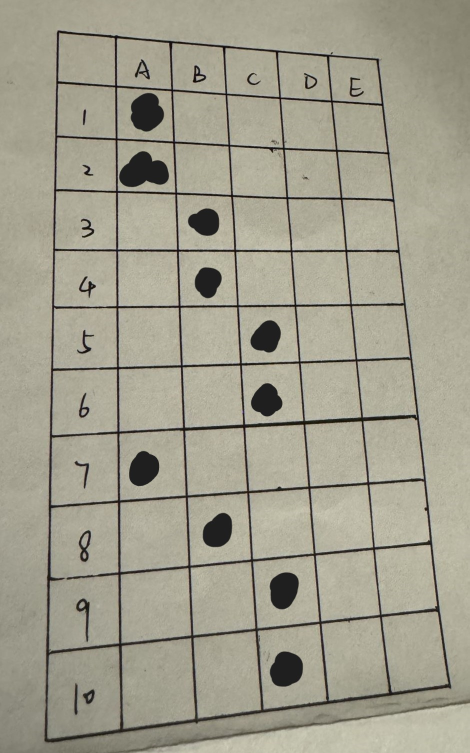
#> input picture project/test2.jpg, 939 x 1506 px, given in place of test4.jpg, which was not available (shown at 1/2 size)
$ python table_recognizing.py   (older library calls are emulated)
#> lines starting #> are read from the running program, lines starting #| are printed output that depends on the picture; after the words box and inside, x2 and y2 are one past the last pixel; in counts of white or black regions, pixels touching at a corner belong together; pictures that were not available may be replaced by others from this repository, and a replacement may not be noted
import cv2
import numpy as np
import math

def GetOutline(img):
    # 预处理，找图像边缘
    imgGray = cv2.cvtColor(img, cv2.COLOR_BGR2GRAY)
    ratio = 750 / img.shape[0]
    imgGray = cv2.resize(imgGray,(0,0),fx=ratio,fy=ratio)
    imgGray = cv2.GaussianBlur(imgGray,(3,3),sigmaX=4)
    binary = cv2.adaptiveThreshold(~imgGray, 255, cv2.ADAPTIVE_THRESH_GAUSSIAN_C, cv2.THRESH_BINARY, 35, -5)
    imgEdge = cv2.Canny(binary,50,200)


    # 提取轮廓
    contours,_ = cv2.findContours(imgEdge,cv2.RETR_EXTERNAL,cv2.CHAIN_APPROX_SIMPLE)
    # 对轮廓面积进行排序，面积最大的一定是纸张的轮廓
    contours = sorted(contours,key=cv2.contourArea,reverse=True)
    cv2.drawContours(imgGray,contours,0,(0,0,255),2)

#     cv2.imshow("1",imgGray)
#     cv2.waitKey(0)

    return np.array(contours[0]/ratio,dtype=np.int)

def GetQuadPoint(outline):
    # 获取顶点
    epsilon = 0.01 * cv2.arcLength(outline,True)
    cntApprox = cv2.approxPolyDP(outline,epsilon,closed=True)

    # 区分四个顶点位置，存放顺序从左上角开始，逆时针
    # 按照 x 方向的大小对四个点排序
    cntApprrox = sorted(cntApprox,key=lambda point:point[0][0])

    # 左边两点的高低
    if cntApprox[0][0][1] > cntApprox[1][0][1]:
        temp = list(cntApprox[0][0])
        cntApprox[0][0] = list(cntApprox[1][0])
        cntApprox[1][0] = temp

    # 右边两点的高低
    if cntApprox[2][0][1] < cntApprox[3][0][1]:
        temp = list(cntApprox[2][0])
        cntApprox[2][0] = list(cntApprox[3][0])
        cntApprox[3][0] = temp

    return cntApprox

def pers_trans(img,quadpoint):
    # 透视变换
    points = np.array(quadpoint,dtype=np.float32).reshape((4,-1))
    width =  np.sqrt((points[0,0] - points[3,0])**2 + (points[0,1] - points[3,1])**2)
    height =  np.sqrt((points[0,0] - points[2,0])**2 + (points[0,1] - points[2,1])**2)
    width = int(width)
    height = int(height)

    dstPoints = np.array([[0,0],[0,height],[width,height],[width,0]],dtype=np.float32)
    m = cv2.getPerspectiveTransform(points,dstPoints)
    imgPers = cv2.warpPerspective(img,m,(width,height))

    ratio = 700 / imgPers.shape[0]
    imgPers = cv2.resize(imgPers,(0,0),fx=ratio*1.4,fy=ratio)

#     cv2.imshow("1",imgPers)
#     cv2.waitKey(0)

    return imgPers

def ImgtoMat(img,row,column):

    imgGray = cv2.cvtColor(img, cv2.COLOR_BGR2GRAY)
    imgGray = cv2.GaussianBlur(imgGray,(3,3),sigmaX=4)

    img = cv2.threshold(~imgGray, 128, 255, cv2.THRESH_BINARY)[1]

    # cv2.imshow("1",img)
    # cv2.waitKey(0)

    h,w = img.shape
    cellWidth = int(w/column)
    cellHeight = int(h/row)

    x = cellWidth
    y = cellHeight
    cellSquare = cellWidth * cellHeight
    outData = []
    for i in range(1, row ):
        for j in range(1, column ):

            roi = img[y : y + cellHeight, x : x + cellWidth]

            whitePixel = 0

            for m in roi:
                for n in m:
                    if n > 0:
                        whitePixel = whitePixel + 1

           # print(whitePixel)

        ###################################################
            if whitePixel > 0.2 * cellSquare:
                outData.append(1)
            else:
                outData.append(0)
            x = x + cellWidth
        x = cellWidth
        y = y + cellHeight

    matrix = np.array(outData).reshape(row-1,column-1)
   # print(matrix)
    ####################################
    return matrix

def CheckAnswers(mat1,mat2):

    result = []
    wrongAnswers = []

    for i in range(0, len(mat1)):
        for j in range(0, len(mat1[1])):
            if mat1[i][j] != mat2[i][j] and (i + 1) not in wrongAnswers:
                wrongAnswers.append(i + 1)

    correctRate = round((len(mat1) - len(wrongAnswers)) * 100 / (len(mat1)), 1)

    return wrongAnswers, correctRate

if __name__ == '__main__':

    # 处理学生表格
    student = cv2.imread('test4.jpg')
#> student is the input picture: shape (1506, 939, 3); mean B, G, R 141, 157.8, 160.9

    Outline = GetOutline(student)
#> in GetOutline, `binary = cv2.adaptiveThreshold(~imgGray, 255, cv2.ADAPTIVE_THRESH_GAUS..`:
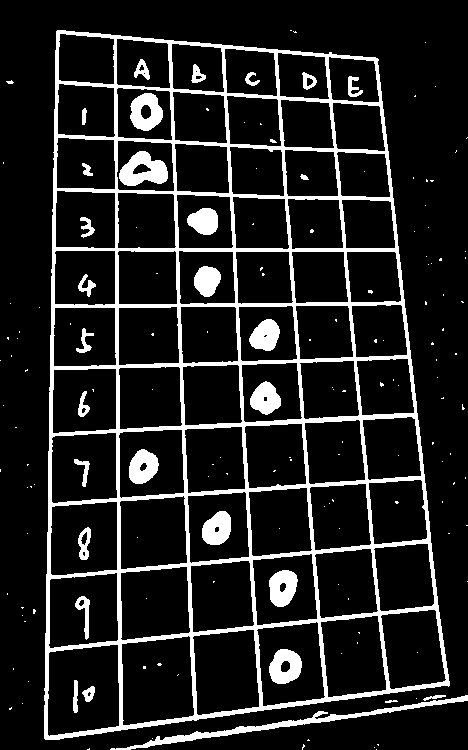
#> binary: shape (750, 468); 13.3% white; 160 white regions (128 under 20 px), largest, box (x1, y1, x2, y2) and area: (44, 30, 450, 740) 34007, (110, 695, 468, 750) 1844, (119, 151, 168, 186) 1068
#> in GetOutline, `imgEdge = cv2.Canny(binary,50,200)`: imgEdge: shape (750, 468); 5.9% white in thin lines or dots
#> in GetOutline, `contours,_ = cv2.findContours(imgEdge,cv2.RETR_EXTERNAL,cv2.CHAIN_APPR..`: contours = 92 contours, 90 with area under 20; largest, box (x1, y1, x2, y2) and area: (43, 29, 450, 740) 243665, (6, 80, 14, 84) 20
#> in GetOutline, `cv2.drawContours(imgGray,contours,0,(0,0,255),2)`:
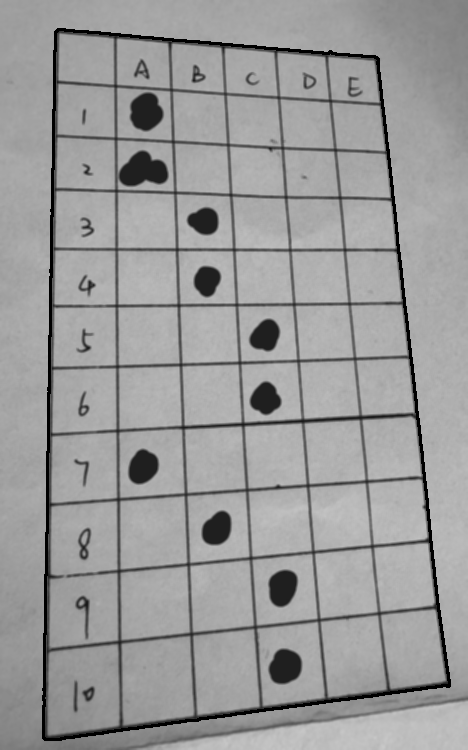
#> imgGray: shape (750, 468); min 0, max 200, mean 154.4
#> Outline = 369 rows, first 8: [116, 58], [114, 60], [112, 60], [112, 62], [110, 64], [110, 100], [108, 102], [108, 218]
    QuadPoint = GetQuadPoint(Outline)
#> in GetQuadPoint, `epsilon = 0.01 * cv2.arcLength(outline,True)`: epsilon = 42.97
#> in GetQuadPoint, `cntApprox = cv2.approxPolyDP(outline,epsilon,closed=True)`: cntApprox = [[112, 60], [88, 1483], [901, 1377], [759, 116]]
#> in GetQuadPoint, `cntApprrox = sorted(cntApprox,key=lambda point:point[0][0])`: cntApprrox = [[[88, 1483]], [[112, 60]], [[759, 116]], [[901, 1377]]]
#> QuadPoint = [[112, 60], [88, 1483], [901, 1377], [759, 116]]
    student = pers_trans(student,QuadPoint)
#> in pers_trans, `width =  np.sqrt((points[0,0] - points[3,0])**2 + (points[0,1] - point..`: width = 649.4
#> in pers_trans, `height =  np.sqrt((points[0,0] - points[2,0])**2 + (points[0,1] - poin..`: height = 1535.3
#> in pers_trans, `width = int(width)`: width = 649
#> in pers_trans, `height = int(height)`: height = 1535
#> in pers_trans, `dstPoints = np.array([[0,0],[0,height],[width,height],[width,0]],dtype..`: dstPoints = [[0, 0], [0, 1535], [649, 1535], [649, 0]]
#> in pers_trans, `m = cv2.getPerspectiveTransform(points,dstPoints)`: m = [[0.896, 0.0151, -101.3], [-0.119, 1.38, -69.28], [-0.000169, 0.000198, 1]]
    stu_answer = ImgtoMat(student,11,6)
#> in ImgtoMat, `img = cv2.threshold(~imgGray, 128, 255, cv2.THRESH_BINARY)[1]`:
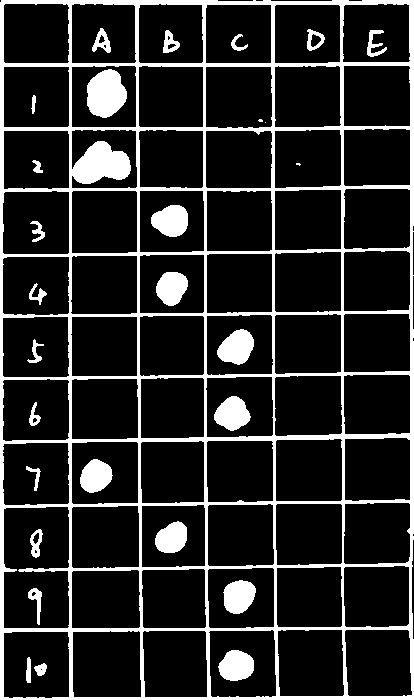
#> img: shape (700, 414); 15.8% white; 29 white regions (3 under 20 px), largest, box (x1, y1, x2, y2) and area: (0, 0, 414, 700) 35046, (87, 69, 127, 118) 1478, (217, 329, 254, 365) 932
#> after the loop in ImgtoMat, `for i in range(1, row ):`: outData = 50 values, max 1 at index 0, min 0 at index 1, mean 0.2; y = 693
#> in ImgtoMat, `matrix = np.array(outData).reshape(row-1,column-1)`: matrix = [[1, 0, 0, 0, 0], [1, 0, 0, 0, 0], [0, 1, 0, 0, 0], [0, 1, 0, 0, 0], [0, 0, 1, 0, 0], [0, 0, 1, 0, 0], [1, 0, 0, 0, 0], [0, 1, 0, 0, 0], [0, 0, 1, 0, 0], [0, 0, 1, 0, 0]]
#> stu_answer has the same summary as matrix in ImgtoMat

#     #处理答案表格
#     answer = cv2.imread('answer3.jpg')
#     answer = ImgtoMat(answer,11,6)

    answer = cv2.imread('answer2.jpg')
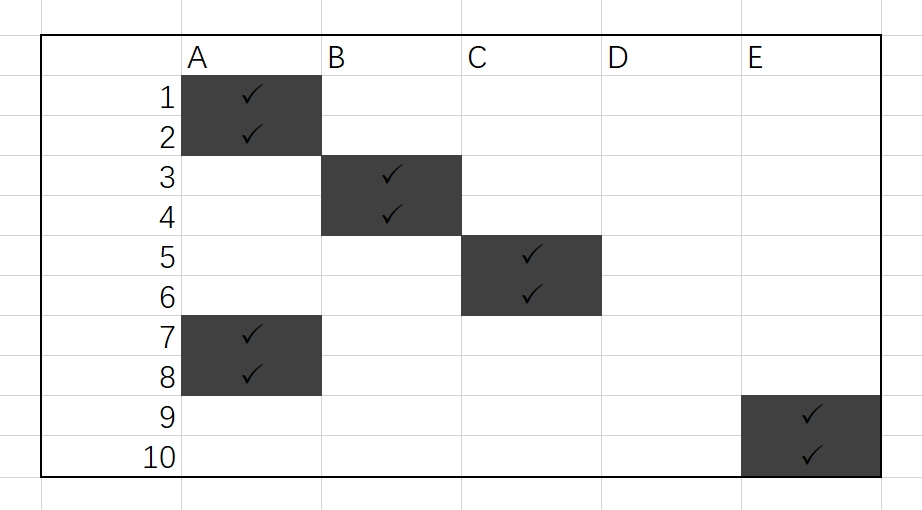
#> input picture project/answer2.jpg, 922 x 510 px
#> answer is the input picture: shape (510, 922, 3); mean B, G, R 227.3, 227.3, 227.3


    Outline2 = GetOutline(answer)
#> in GetOutline (call 2), `binary = cv2.adaptiveThreshold(~imgGray, 255, cv2.ADAPTIVE_THRESH_GAUS..`: binary: shape (750, 1356); 9.2% white; 78 white regions, largest, box (x1, y1, x2, y2) and area: (70, 61, 1286, 692) 23356, (58, 49, 1298, 704) 23268, (266, 110, 886, 465) 19464
#> in GetOutline (call 2), `imgEdge = cv2.Canny(binary,50,200)`:
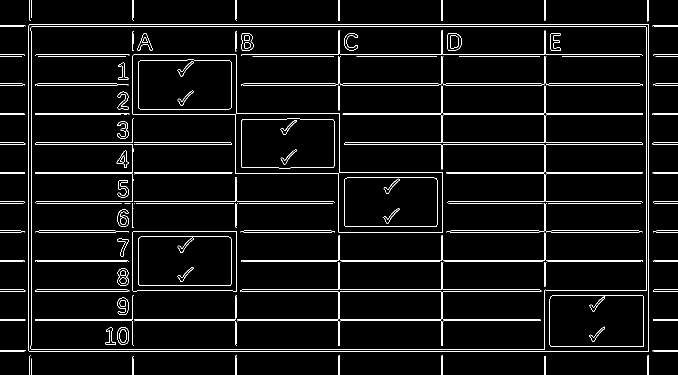
#> imgEdge: shape (750, 1356) (shown at 1/2 size); 4.1% white in thin lines or dots
#> in GetOutline (call 2), `contours,_ = cv2.findContours(imgEdge,cv2.RETR_EXTERNAL,cv2.CHAIN_APPR..`: contours = 66 contours, 65 with area under 20; largest, box (x1, y1, x2, y2) and area: (57, 48, 1298, 704) 811880
#> in GetOutline (call 2), `cv2.drawContours(imgGray,contours,0,(0,0,255),2)`:
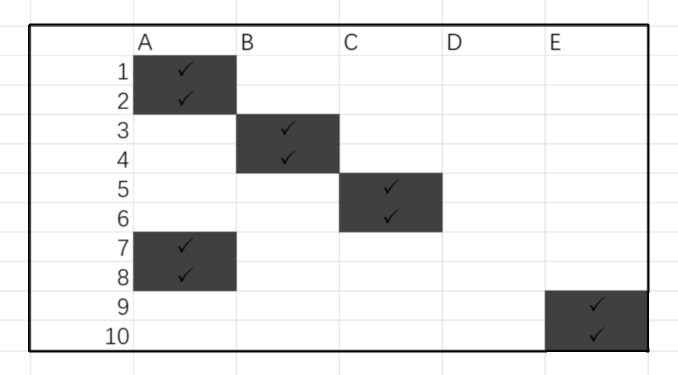
#> imgGray: shape (750, 1356) (shown at 1/2 size); min 0, max 255, mean 225.3
#> Outline2 = 20 rows, first 8: [40, 32], [40, 33], [39, 33], [39, 34], [38, 34], [38, 476], [39, 477], [39, 478]
    QuadPoint2 = GetQuadPoint(Outline2)
#> QuadPoint2 = [[38, 34], [39, 478], [881, 478], [880, 32]]
    answer = pers_trans(answer,QuadPoint2)
    answer = ImgtoMat(answer,11,6)
#> call 2 of ImgtoMat, with row = 11, column = 6
#> in ImgtoMat (call 2), `img = cv2.threshold(~imgGray, 128, 255, cv2.THRESH_BINARY)[1]`:
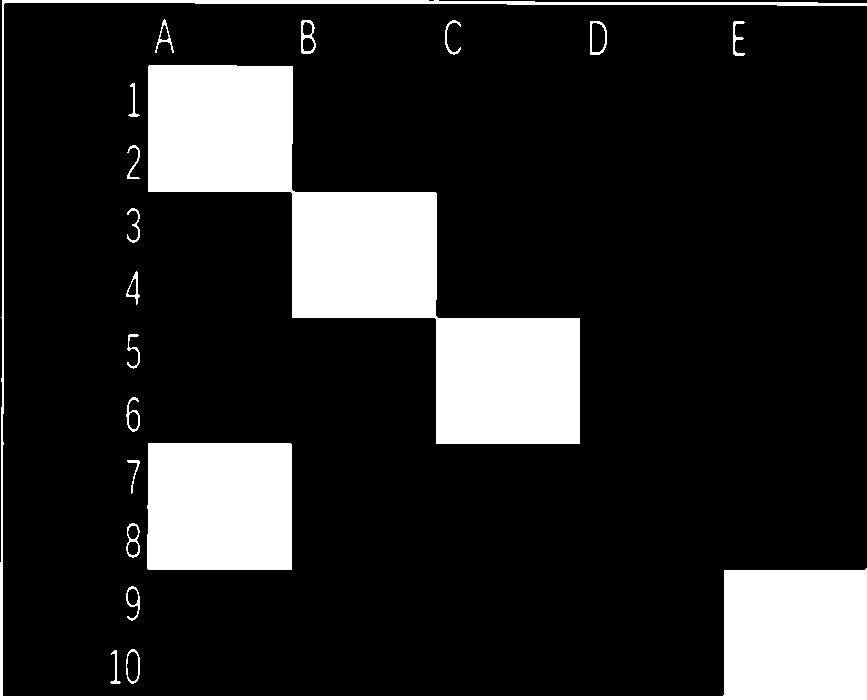
#> img: shape (700, 867); 16.7% white; 19 white regions, largest, box (x1, y1, x2, y2) and area: (148, 65, 580, 444) 54714, (0, 0, 867, 700) 25929, (147, 443, 292, 570) 18326
#> after the loop in ImgtoMat (call 2), `for i in range(1, row ):`: y = 693
#> in ImgtoMat (call 2), `matrix = np.array(outData).reshape(row-1,column-1)`: matrix = [[1, 0, 0, 0, 0], [1, 0, 0, 0, 0], [0, 1, 0, 0, 0], [0, 1, 0, 0, 0], [0, 0, 1, 0, 0], [0, 0, 1, 0, 0], [1, 0, 0, 0, 0], [1, 0, 0, 0, 0], [0, 0, 0, 0, 1], [0, 0, 0, 0, 1]]
#> answer has the same summary as matrix in ImgtoMat

    wrong,rate = CheckAnswers(stu_answer,answer)
#> the loop in CheckAnswers, `for i in range(0, len(mat1)):` made 10 passes
#> after the loop in CheckAnswers, `for i in range(0, len(mat1)):`: wrongAnswers = [8, 9, 10]
#> in CheckAnswers, `correctRate = round((len(mat1) - len(wrongAnswers)) * 100 / (len(mat1)..`: correctRate = 70
#> wrong = [8, 9, 10]; rate = 70

    print('Student answer:')
    print(stu_answer)
#| [[1 0 0 0 0]
#|  [1 0 0 0 0]
#|  [0 1 0 0 0]
#|  [0 1 0 0 0]
#|  [0 0 1 0 0]
#|  [0 0 1 0 0]
#|  [1 0 0 0 0]
#|  [0 1 0 0 0]
#|  [0 0 1 0 0]
#|  [0 0 1 0 0]]
    print('Correct answer:')
    print(answer)
#| [[1 0 0 0 0]
#|  [1 0 0 0 0]
#|  [0 1 0 0 0]
#|  [0 1 0 0 0]
#|  [0 0 1 0 0]
#|  [0 0 1 0 0]
#|  [1 0 0 0 0]
#|  [1 0 0 0 0]
#|  [0 0 0 0 1]
#|  [0 0 0 0 1]]

    print('The number of the wrong question is:'+str(wrong))
#| The number of the wrong question is:[8, 9, 10]
    print('Correct Rate:'+str(rate)+'%')
#| Correct Rate:70.0%
